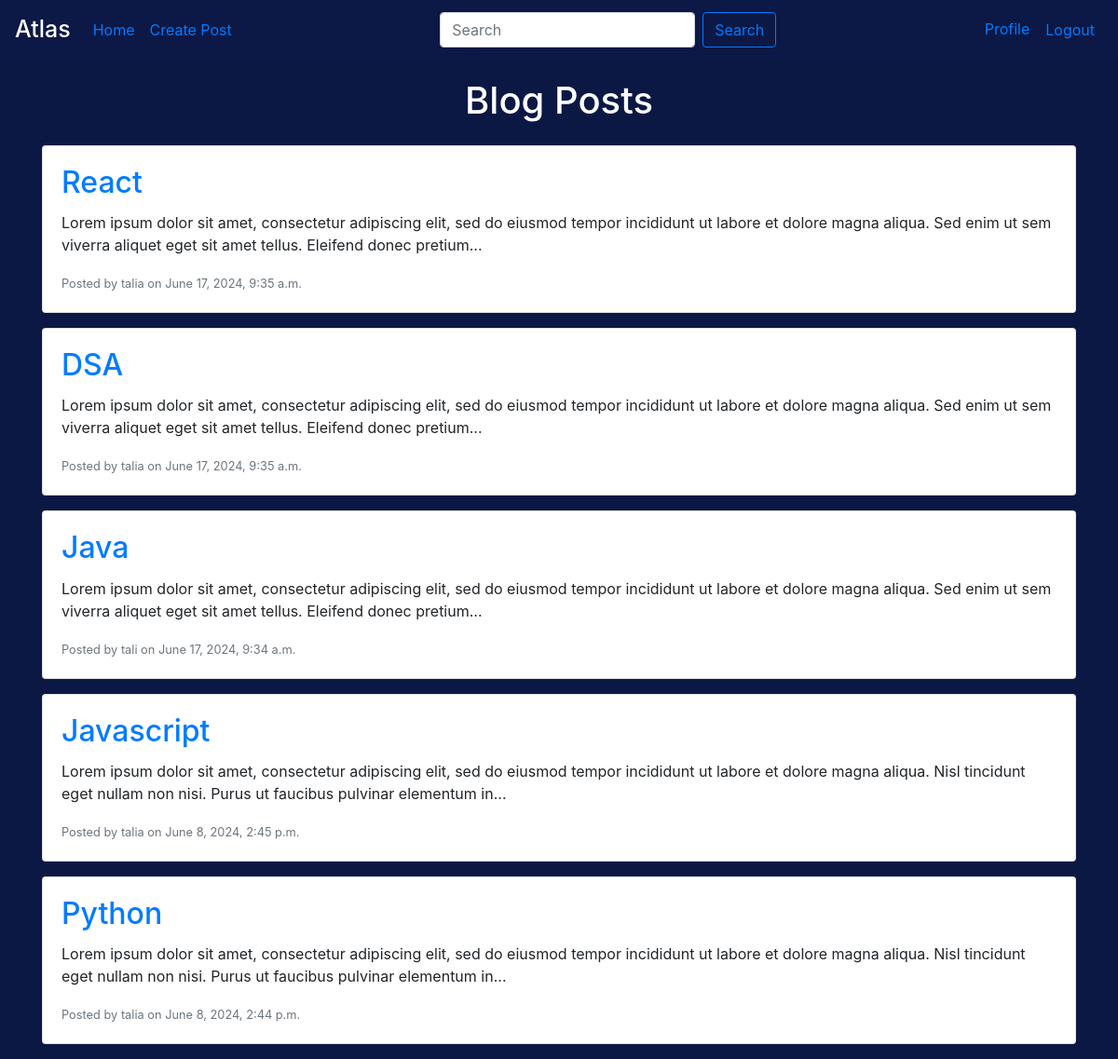
The app's page / (signed in) with its own data.
### base/models.py (models this page shows, shortened)
class Post(models.Model):
    title = models.CharField(max_length=200)
    content = models.TextField()
    author = models.ForeignKey(User, on_delete=models.CASCADE)
    created_date = models.DateTimeField(default=timezone.now)
    published_date = models.DateTimeField(blank=True, null=True)
    likes = models.ManyToManyField(User, related_name='liked_posts', blank=True)

### base/views.py (the view)
# urls.py: path('', PostListView.as_view(), name='post_list'),
class PostListView(ListView):
    model = Post
    template_name = 'base/post_list.html'
    context_object_name = 'posts'
    ordering = ['-published_date']

### base/templates/base/post_list.html (shortened to what this page needs)
{% extends "base/base.html" %}
{% block content %}
    <h1 class="text-center mt-2 mb-4 text-white">Blog Posts</h1>
    {% for post in posts %}
        <div class="card mb-3">
            <div class="card-body">
                <h2 class="card-title"><a class="text-decoration-none" href="{% url 'base:post_detail' post.pk %}">{{ post.title }}</a></h2>
                <p class="card-text">{{ post.content|slice:":200" }}...</p>
                <p class="card-text"><small class="text-muted">Posted by {{ post.author }} on {{ post.published_date }}</small></p>
            </div>
        </div>
    {% endfor %}
{% endblock %}

### base/templates/base/base.html (style rules this page uses)
body { background-color: #0C1844 ; }

### records on screen
Post: title "React", content "Lorem ipsum dolor sit amet, consectetur adipiscing elit, sed do eiusmod tempor incididunt ut labore et dolore magna aliqua. Sed enim ut sem viverra aliquet eget sit amet tellus. Eleifend donec pretium", author "talia", published_date "June 17, 2024, 9:35 a.m."
Post: title "DSA", content "Lorem ipsum dolor sit amet, consectetur adipiscing elit, sed do eiusmod tempor incididunt ut labore et dolore magna aliqua. Sed enim ut sem viverra aliquet eget sit amet tellus. Eleifend donec pretium", author "talia", published_date "June 17, 2024, 9:35 a.m."
Post: title "Java", content "Lorem ipsum dolor sit amet, consectetur adipiscing elit, sed do eiusmod tempor incididunt ut labore et dolore magna aliqua. Sed enim ut sem viverra aliquet eget sit amet tellus. Eleifend donec pretium", author "tali", published_date "June 17, 2024, 9:34 a.m."
Post: title "Javascript", content "Lorem ipsum dolor sit amet, consectetur adipiscing elit, sed do eiusmod tempor incididunt ut labore et dolore magna aliqua. Nisl tincidunt eget nullam non nisi. Purus ut faucibus pulvinar elementum in", author "talia", published_date "June 8, 2024, 2:45 p.m."
Post: title "Python", content "Lorem ipsum dolor sit amet, consectetur adipiscing elit, sed do eiusmod tempor incididunt ut labore et dolore magna aliqua. Nisl tincidunt eget nullam non nisi. Purus ut faucibus pulvinar elementum in", author "talia", published_date "June 8, 2024, 2:44 p.m."
